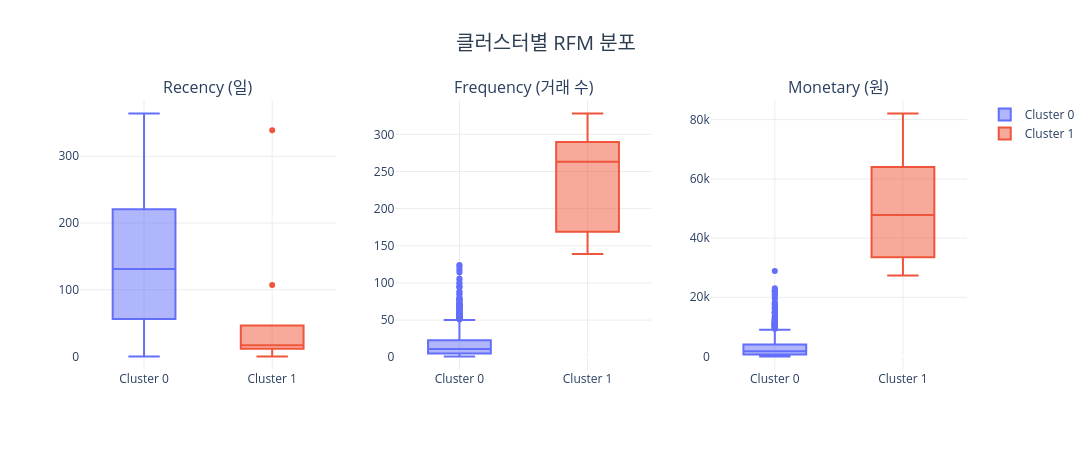

Notebook code cell kept with this figure:
### Code cell
fig = make_subplots(rows=1, cols=3,
                    subplot_titles=['Recency (일)', 'Frequency (거래 수)', 'Monetary (원)'])

for i, metric in enumerate(['Recency', 'Frequency', 'Monetary'], 1):
    for j, cluster_id in enumerate(sorted(rfm['Cluster'].unique())):
        data = rfm[rfm['Cluster'] == cluster_id][metric]
        fig.add_trace(go.Box(
            y=data, name=f'Cluster {cluster_id}',
            marker_color=colors_bubble[j], boxpoints='outliers',
            showlegend=(i == 1)  # 범례 중복 방지
        ), row=1, col=i)

fig.update_layout(
    title=dict(text='클러스터별 RFM 분포',
               font=dict(size=20, color='#2c3e50'), x=0.5, xanchor='center'),
    width=1200, height=450, plot_bgcolor='white'
)
fig.update_xaxes(gridcolor='#ececec')
fig.update_yaxes(gridcolor='#ececec')
fig.show()

### Figure 1 — Plotly figure (JSON) as saved in the notebook; plotly's stock layout.template omitted (floating-point values rounded to 4 significant figures; data arrays with more than 128 entries replaced by an {"elided": "..."} marker saying what was removed)
{"data": [{"boxpoints": "outliers", "marker": {"color": "#636EFA"}, "name": "Cluster 0", "showlegend": true, "type": "box", "xaxis": "x", "y": {"elided": "1459 int values"}, "yaxis": "y"}, {"boxpoints": "outliers", "marker": {"color": "#EF553B"}, "name": "Cluster 1", "showlegend": true, "type": "box", "xaxis": "x", "y": [107, 20, 0, 10, 26, 12, 16, 17, 339], "yaxis": "y"}, {"boxpoints": "outliers", "marker": {"color": "#636EFA"}, "name": "Cluster 0", "showlegend": false, "type": "box", "xaxis": "x2", "y": {"elided": "1459 int values"}, "yaxis": "y2"}, {"boxpoints": "outliers", "marker": {"color": "#EF553B"}, "name": "Cluster 1", "showlegend": false, "type": "box", "xaxis": "x2", "y": [328, 176, 289, 276, 148, 291, 139, 263, 177], "yaxis": "y2"}, {"boxpoints": "outliers", "marker": {"color": "#636EFA"}, "name": "Cluster 0", "showlegend": false, "type": "box", "xaxis": "x3", "y": {"elided": "1459 float values"}, "yaxis": "y3"}, {"boxpoints": "outliers", "marker": {"color": "#EF553B"}, "name": "Cluster 1", "showlegend": false, "type": "box", "xaxis": "x3", "y": [78670.0, 27370.0, 59100.0, 51130.0, 27900.0, 82070.0, 35350.0, 47760.0, 37380.0], "yaxis": "y3"}], "layout": {"annotations": [{"font": {"size": 16}, "showarrow": false, "text": "Recency (일)", "x": 0.1444, "xanchor": "center", "xref": "paper", "y": 1, "yanchor": "bottom", "yref": "paper"}, {"font": {"size": 16}, "showarrow": false, "text": "Frequency (거래 수)", "x": 0.5, "xanchor": "center", "xref": "paper", "y": 1, "yanchor": "bottom", "yref": "paper"}, {"font": {"size": 16}, "showarrow": false, "text": "Monetary (원)", "x": 0.8556, "xanchor": "center", "xref": "paper", "y": 1, "yanchor": "bottom", "yref": "paper"}], "height": 450, "plot_bgcolor": "white", "title": {"font": {"color": "#2c3e50", "size": 20}, "text": "클러스터별 RFM 분포", "x": 0.5, "xanchor": "center"}, "width": 1200, "xaxis": {"anchor": "y", "domain": [0, 0.2889], "gridcolor": "#ececec"}, "xaxis2": {"anchor": "y2", "domain": [0.3556, 0.6444], "gridcolor": "#ececec"}, "xaxis3": {"anchor": "y3", "domain": [0.7111, 1], "gridcolor": "#ececec"}, "yaxis": {"anchor": "x", "domain": [0, 1], "gridcolor": "#ececec"}, "yaxis2": {"anchor": "x2", "domain": [0, 1], "gridcolor": "#ececec"}, "yaxis3": {"anchor": "x3", "domain": [0, 1], "gridcolor": "#ececec"}}}
